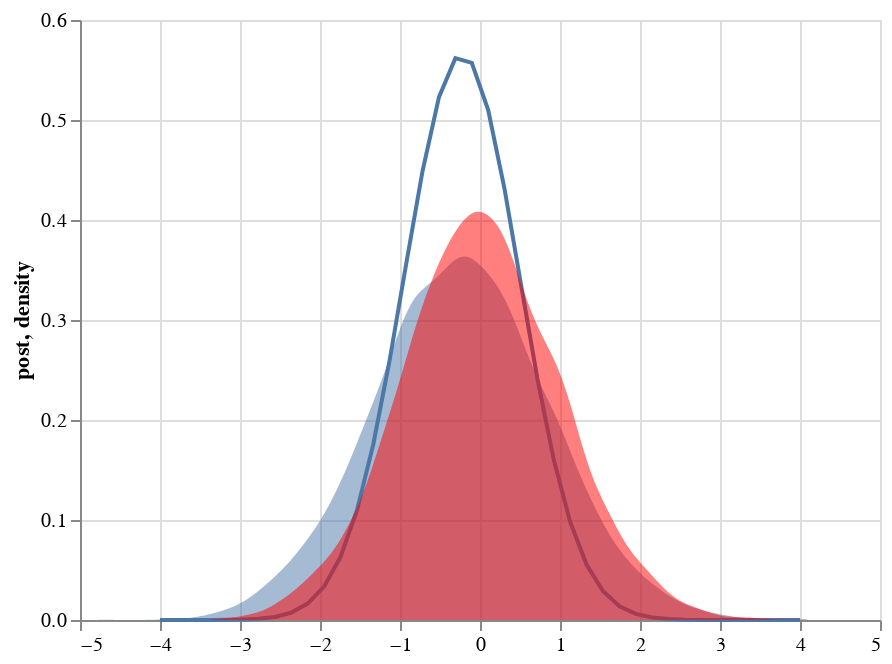

Notebook code cell kept with this figure:
### Code cell
df_lglks = pd.DataFrame(np.squeeze(lglks)/constant, columns=['post'])
df_lglks['z'] = np.linspace(-4,4,40)
alt.Chart(df_lglks).mark_line().encode(
            alt.X('z:Q', title=None),
            alt.Y('post:Q')
)+laplace_pdf+prior_pdf

### Figure 1 — Vega-Lite specification as saved in the notebook (floating-point values rounded to 4 significant figures; data arrays with more than 128 entries replaced by an {"elided": "..."} marker saying what was removed)
{"config": {"view": {"continuousWidth": 400, "continuousHeight": 300}}, "layer": [{"data": {"name": "data-dcc4d3a56cfd13b306cc84a452df2aa7"}, "mark": "line", "encoding": {"x": {"type": "quantitative", "field": "z", "title": null}, "y": {"type": "quantitative", "field": "post"}}}, {"data": {"name": "data-e2e8204e7803acc0579dbeb59ad1716d"}, "mark": {"type": "area", "opacity": 0.5}, "encoding": {"x": {"type": "quantitative", "field": "value", "title": null}, "y": {"type": "quantitative", "field": "density"}}, "transform": [{"fold": ["value"]}, {"density": "value"}]}, {"data": {"name": "data-ff67af6b31fdc54cc0bb849ee2b572c6"}, "mark": {"type": "area", "color": "red", "opacity": 0.5}, "encoding": {"x": {"type": "quantitative", "field": "value", "title": null}, "y": {"type": "quantitative", "field": "density"}}, "transform": [{"fold": ["value"]}, {"density": "value"}]}], "$schema": "https://vega.github.io/schema/vega-lite/v4.8.1.json", "datasets": {"data-dcc4d3a56cfd13b306cc84a452df2aa7": [{"post": 7.198e-07, "z": -4.0}, {"post": 3.028e-06, "z": -3.795}, {"post": 1.175e-05, "z": -3.59}, {"post": 4.207e-05, "z": -3.385}, {"post": 0.000139, "z": -3.179}, {"post": 0.0004237, "z": -2.974}, {"post": 0.001192, "z": -2.769}, {"post": 0.003094, "z": -2.564}, {"post": 0.007413, "z": -2.359}, {"post": 0.01639, "z": -2.154}, {"post": 0.03345, "z": -1.949}, {"post": 0.06302, "z": -1.744}, {"post": 0.1096, "z": -1.538}, {"post": 0.1758, "z": -1.333}, {"post": 0.2604, "z": -1.128}, {"post": 0.3559, "z": -0.9231}, {"post": 0.449, "z": -0.7179}, {"post": 0.5228, "z": -0.5128}, {"post": 0.5618, "z": -0.3077}, {"post": 0.5571, "z": -0.1026}, {"post": 0.5099, "z": 0.1026}, {"post": 0.4305, "z": 0.3077}, {"post": 0.3354, "z": 0.5128}, {"post": 0.2411, "z": 0.7179}, {"post": 0.1599, "z": 0.9231}, {"post": 0.09782, "z": 1.128}, {"post": 0.0552, "z": 1.333}, {"post": 0.02872, "z": 1.538}, {"post": 0.01379, "z": 1.744}, {"post": 0.006101, "z": 1.949}, {"post": 0.002489, "z": 2.154}, {"post": 0.0009364, "z": 2.359}, {"post": 0.0003247, "z": 2.564}, {"post": 0.0001038, "z": 2.769}, {"post": 3.057e-05, "z": 2.974}, {"post": 8.299e-06, "z": 3.179}, {"post": 2.076e-06, "z": 3.385}, {"post": 4.784e-07, "z": 3.59}, {"post": 1.016e-07, "z": 3.795}, {"post": 1.986e-08, "z": 4.0}], "data-e2e8204e7803acc0579dbeb59ad1716d": {"elided": "10000 records"}, "data-ff67af6b31fdc54cc0bb849ee2b572c6": {"elided": "10000 records"}}}
